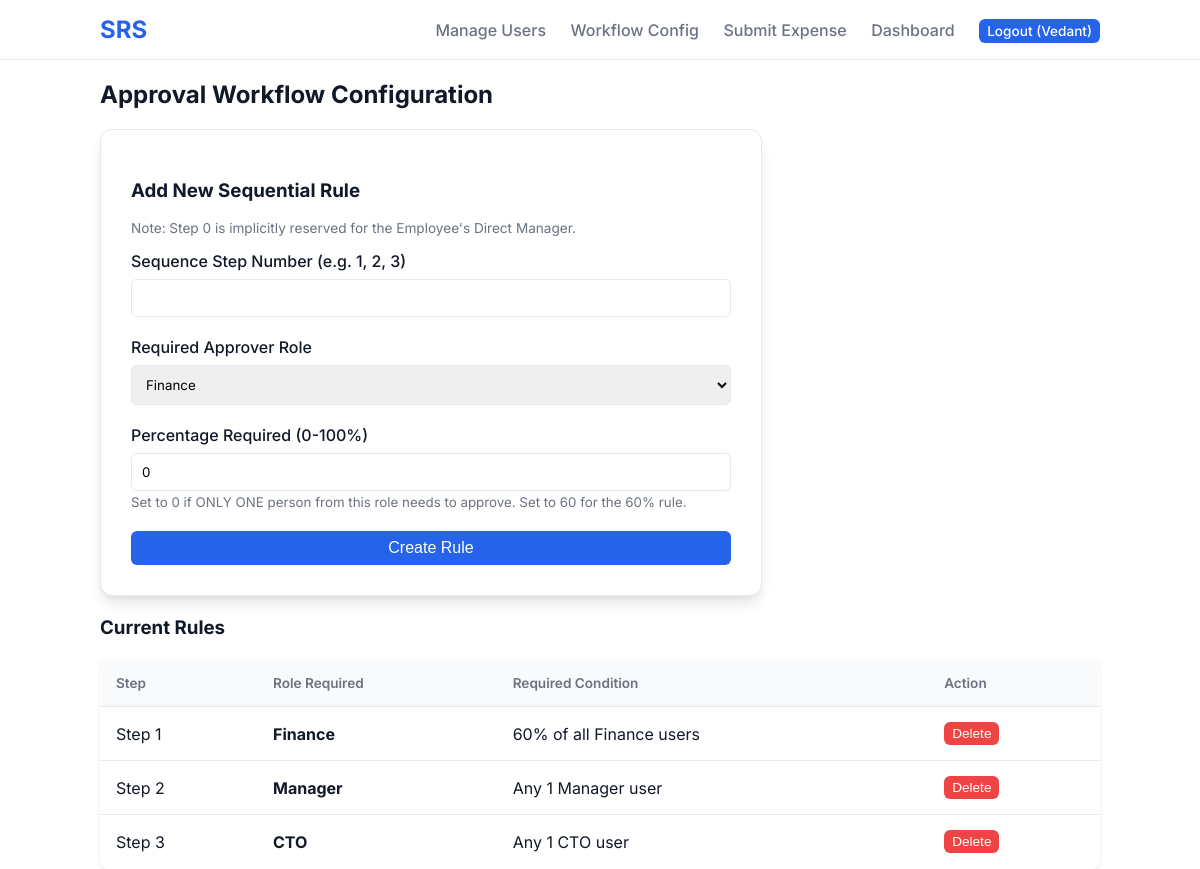
/manage_workflow (signed in), run on the app's committed database.
### models.py (models this page shows)
class User(UserMixin, db.Model):
    id = db.Column(db.Integer, primary_key=True)
    username = db.Column(db.String(50), nullable=False, unique=True)
    password_hash = db.Column(db.String(256), nullable=False)
    role = db.Column(db.String(20), nullable=False, default='Employee')
    company_id = db.Column(db.Integer, db.ForeignKey('company.id'), nullable=True)
    manager_id = db.Column(db.Integer, db.ForeignKey('user.id'), nullable=True)
    subordinates = db.relationship('User', backref=db.backref('manager', remote_side=[id]))
    expenses = db.relationship('Expense', backref='employee', foreign_keys='Expense.employee_id', lazy=True)

class ApprovalRule(db.Model):
    id = db.Column(db.Integer, primary_key=True)
    company_id = db.Column(db.Integer, db.ForeignKey('company.id'), nullable=False)
    sequence_step = db.Column(db.Integer, nullable=False) # e.g. 1, 2, 3
    approver_role = db.Column(db.String(50), nullable=False)
    percentage_required = db.Column(db.Integer, nullable=True, default=0)

### app.py (the view, shortened to what this page needs)
@app.route('/manage_workflow', methods=['GET', 'POST'])
@login_required
def manage_workflow():
    if current_user.role != 'Admin': return "Unauthorized", 403
    rules = ApprovalRule.query.filter_by(company_id=current_user.company_id).order_by(ApprovalRule.sequence_step).all()
    return render_template('manage_workflow.html', rules=rules)

### app.py (called while the page is built)
@login_manager.user_loader
def load_user(user_id):
    return User.query.get(int(user_id))

### templates/manage_workflow.html (shortened to what this page needs)
{% extends 'base.html' %}
{% block content %}
<h2>Approval Workflow Configuration</h2>
<div class="form-card" style="max-width: 600px; margin: 20px 0;">
    <h3>Add New Sequential Rule</h3>
    <p style="font-size: 0.85rem; color: var(--text-muted); margin-bottom: 15px;">Note: Step 0 is implicitly reserved for the Employee's Direct Manager.</p>
    <form method="POST">
        <div class="form-group">
            <label for="sequence_step">Sequence Step Number (e.g. 1, 2, 3)</label>
            <input type="number" id="sequence_step" name="sequence_step" class="form-control" min="1" required>
        </div>
        <div class="form-group">
            <label for="approver_role">Required Approver Role</label>
            <select id="approver_role" name="approver_role" class="form-control" required>
                <option value="Finance">Finance</option>
            </select>
        </div>
        <div class="form-group">
            <label for="percentage_required">Percentage Required (0-100%)</label>
            <input type="number" id="percentage_required" name="percentage_required" class="form-control" min="0" max="100" value="0">
            <small style="color: var(--text-muted);">Set to 0 if ONLY ONE person from this role needs to approve. Set to 60 for the 60% rule.</small>
        </div>
        <button type="submit" class="btn-primary" style="width: 100%;">Create Rule</button>
    </form>
</div>
<h3>Current Rules</h3>
<table class="table">
    <thead>
        <tr>
            <th>Step</th>
            <th>Role Required</th>
            <th>Required Condition</th>
            <th>Action</th>
        </tr>
    </thead>
    <tbody>
        {% for r in rules %}
        <tr>
            <td>Step {{ r.sequence_step }}</td>
            <td><strong>{{ r.approver_role }}</strong></td>
            <td>{% if r.percentage_required > 0 %}{{ r.percentage_required }}% of all {{ r.approver_role }} users{% else %}Any 1 {{ r.approver_role }} user{% endif %}</td>
            <td>
                <form action="{{ url_for('delete_rule', rule_id=r.id) }}" method="POST">
                    <button type="submit" class="btn-primary btn-sm" style="background:#EF4444;">Delete</button>
                </form>
            </td>
        </tr>
        {% else %}
        <tr><td colspan="4">No rules created yet. Expenses will auto-approve after manager review.</td></tr>
        {% endfor %}
    </tbody>
</table>
{% endblock %}

### templates/base.html (shortened to what this page needs)
<!DOCTYPE html>
<html lang="en">
<head>
    <link rel="stylesheet" href="{{ url_for('static', filename='css/style.css') }}">
</head>
<body>
    <nav class="navbar">
        <div class="container nav-content">
            <a href="{{ url_for('dashboard') }}" class="logo">SRS</a>
            <div class="nav-links">
                {% if current_user.is_authenticated %}
                    {% if current_user.role == 'Admin' %}
                        <a href="{{ url_for('manage_users') }}">Manage Users</a>
                        <a href="{{ url_for('manage_workflow') }}">Workflow Config</a>
                    {% endif %}
                    {% if current_user.role in ['Admin', 'Manager', 'Employee'] %}
                        <a href="{{ url_for('submit_expense') }}">Submit Expense</a>
                    {% endif %}
                    <a href="{{ url_for('dashboard') }}">Dashboard</a>
                    <a href="{{ url_for('logout') }}" class="btn-primary btn-sm">Logout ({{ current_user.username }})</a>
                {% else %}
                    <a href="{{ url_for('login') }}">Login</a>
                    <a href="{{ url_for('signup') }}" class="btn-primary">Sign Up</a>
                {% endif %}
            </div>
        </div>
    </nav>
    <div class="container main-content">
        {% block content %}{% endblock %}
    </div>
</body>
</html>

### static/css/style.css (style rules this page uses)
:root { --primary: #2563EB; --primary-hover: #1D4ED8; --bg-color: #F9FAFB; --text-main: #111827; --text-muted: #6B7280; --border: #E5E7EB; --white: #FFFFFF; }
body { font-family: 'Inter', sans-serif; background-color: var(--white); color: var(--text-main); margin: 0; padding: 0; }
.container { max-width: 1000px; margin: 0 auto; padding: 0 20px; }
.navbar { background-color: var(--white); border-bottom: 1px solid var(--border); padding: 15px 0; }
.nav-content { display: flex; justify-content: space-between; align-items: center; }
.logo { font-size: 1.5rem; font-weight: bold; color: var(--primary); text-decoration: none; }
.nav-links a { margin-left: 20px; text-decoration: none; color: var(--text-muted); font-weight: 500; transition: color 0.2s; }
.btn-primary { background-color: var(--primary); color: var(--white) !important; padding: 8px 16px; border-radius: 6px; transition: background 0.2s; border: none; cursor: pointer; font-size: 1rem; }
.btn-sm { padding: 4px 8px; font-size: 0.85rem; }
.form-card { background: var(--white); padding: 30px; border-radius: 12px; box-shadow: 0 10px 15px -3px rgba(0, 0, 0, 0.1), 0 4px 6px -2px rgba(0, 0, 0, 0.05); max-width: 500px; margin: 40px auto; border: 1px solid var(--border); }
.form-group { margin-bottom: 20px; }
.form-group label { display: block; margin-bottom: 8px; font-weight: 500; }
.form-control { width: 100%; padding: 10px; border: 1px solid var(--border); border-radius: 6px; box-sizing: border-box; font-family: inherit; }
.table { width: 100%; border-collapse: collapse; margin-top: 20px; background: var(--white); border-radius: 8px; overflow: hidden; box-shadow: 0 1px 3px 0 rgba(0,0,0,0.1); border: 1px solid var(--border); }
.table th, .table td { padding: 15px; text-align: left; border-bottom: 1px solid var(--border); }
.table th { background-color: #F9FAFB; font-weight: 600; color: var(--text-muted); font-size: 0.85rem; }

### data on the page
User: username "Vedant"
ApprovalRule: sequence_step "1", approver_role "Finance", percentage_required "60"
ApprovalRule: sequence_step "2", approver_role "Manager"
ApprovalRule: sequence_step "3", approver_role "CTO"
